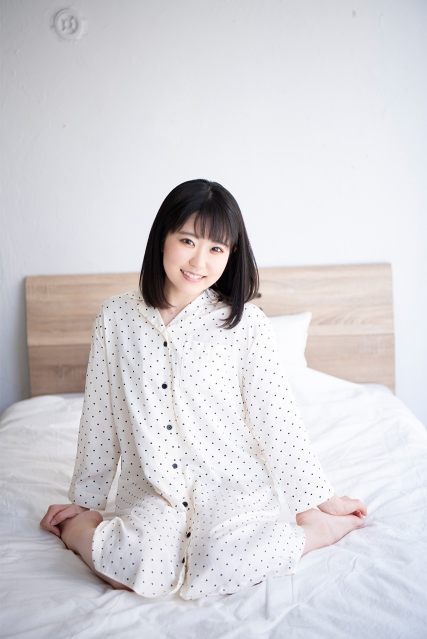
#> input picture 作業/image_processing/img_for_ch5.jpg, 854 x 1278 px, found by its file name (shown at 1/2 size)
$ jupyter execute '第八週.ipynb'
#> lines starting #> are read from the running program, lines starting #| are printed output that depends on the picture
[cell 1]
import numpy as np
import cv2
from matplotlib import pyplot as plt
from google.colab import drive
from google.colab.patches import cv2_imshow

drive.mount('/content/drive')
img = cv2.imread("/content/drive/My Drive/Colab Notebooks/image_processing/img_for_ch5.jpg", -1)
#> img is the input picture: shape (1278, 854, 3); mean B, G, R 214.2, 210.5, 212.7
print(img.shape)
#| (1278, 854, 3)

newimg = cv2.bilateralFilter(img, 5, 100, 100)

plt.figure(figsize = (15, 10.05))

plt.subplot(1, 2, 1)
plt.imshow(cv2.cvtColor(img, cv2.COLOR_BGR2RGB))
plt.title('original', fontsize = 15, color = 'r')

plt.subplot(1, 2, 2)
plt.imshow(cv2.cvtColor(newimg, cv2.COLOR_BGR2RGB))
plt.title('Bilaterial Filtering', fontsize = 15, color = 'r')

plt.tight_layout()
plt.show()
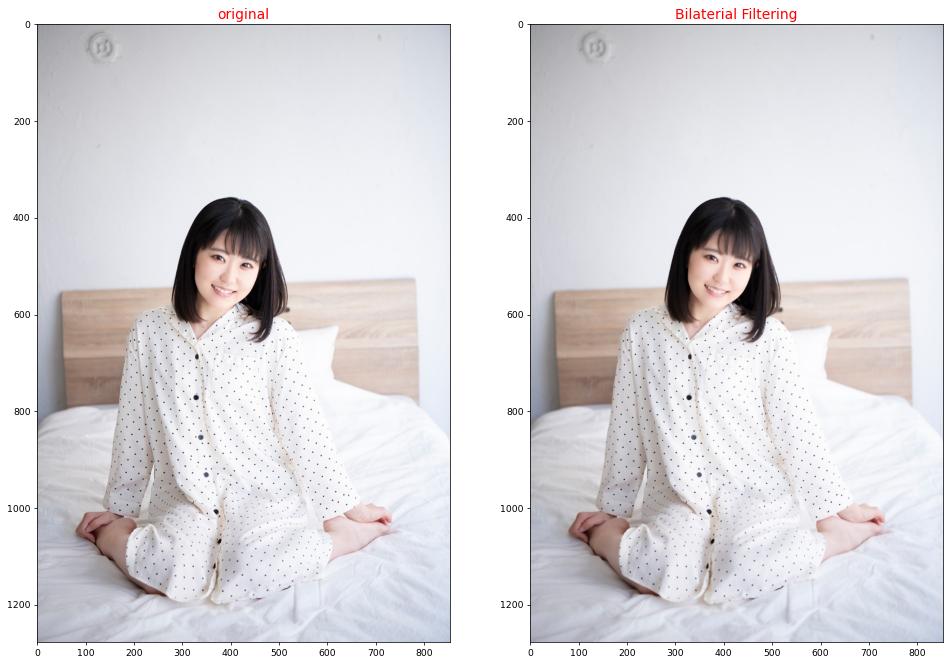
#> figure drawn by matplotlib, 2 panels

[cell 2]
import numpy as np
import matplotlib.pyplot as plt

def series(N, t):
#> called with N = 2, t = array of shape (1000,)
    x = np.zeros(1000)
    for n in range(1, N + 1):
        x += (2 / (n * np.pi)) * ((np.sin(n * np.pi / 2)) - (np.sin(n * np.pi) - np.sin(n * np.pi / 2))) * np.cos(n * np.pi * t)
    return x

def subplot(plotindex, t, x, xlabel, ylabel):
    plt.subplot(plotindex)
    plt.plot(t, x)
    plt.xlabel(xlabel)
    plt.ylabel(ylabel)

t = np.linspace(-2, 2, 1000)
plt.figure(figsize = (15, 10))

N = 2
x = series(N, t)
subplot(231, t, x, 't(second)', 'Amplotude' + str(N))
N = 5
x = series(N, t)
subplot(232, t, x, 't(second)', 'Amplotude' + str(N))
N = 10
x = series(N, t)
subplot(233, t, x, 't(second)', 'Amplotude' + str(N))
N = 50
x = series(N ,t)
subplot(234, t, x, 't(second)', 'Amplotude' + str(N))
N = 100
x = series(N, t)
subplot(235, t, x, 't(second)', 'Amplotude' + str(N))
N = 200
x = series(N, t)
subplot(236, t, x, 't(second)', 'Amplotude' + str(N))

plt.tight_layout()
plt.show()
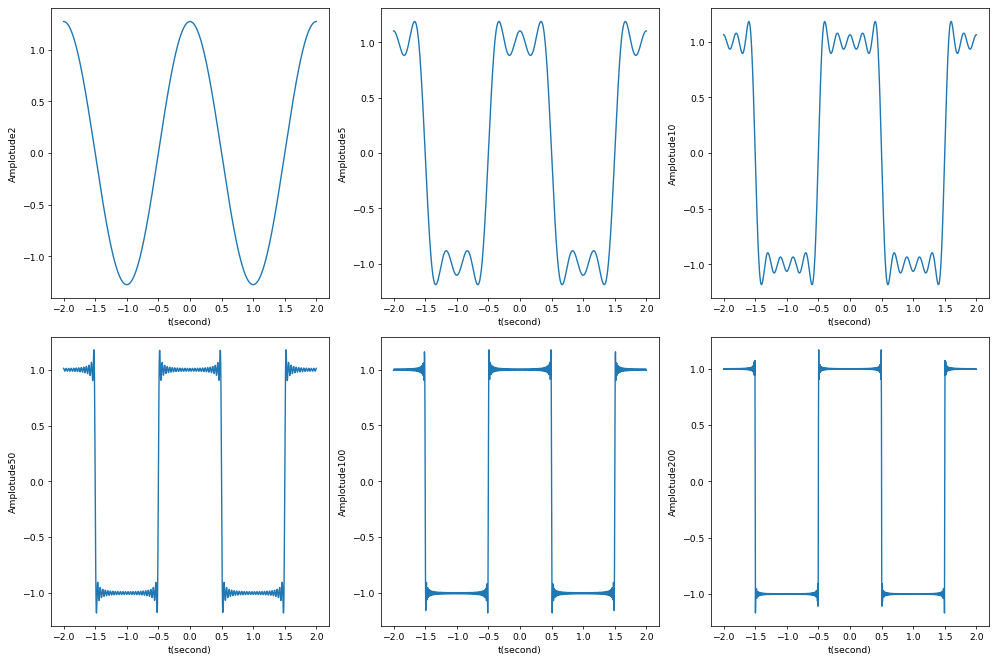
#> figure drawn by matplotlib, 6 panels; panel 1: curve peaks at x = -2, y = 1.27; panel 2: curve peaks at x = -1.67, y = 1.19; panel 3: curve peaks at x = -1.6, y = 1.18; panel 4: curve peaks at x = 1.52, y = 1.18
